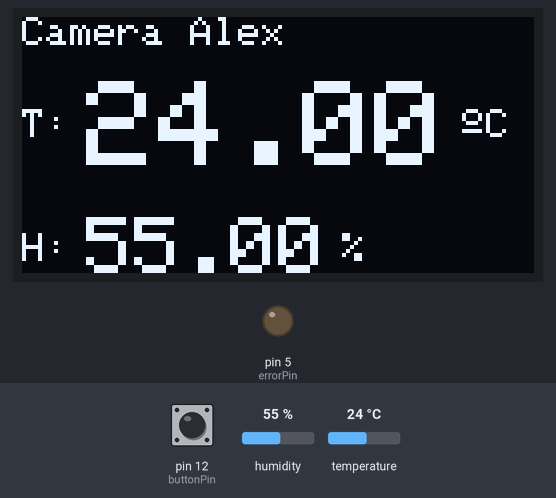
Bench run of a sketch on a simulated Arduino Uno, built with avr-gcc and run on an emulated ATmega328P. Parts: 128×64 one-colour display, output pins drawn as LEDs (lit = HIGH). The test bench sets the inputs (shaded band); at power-on: humidity 55 %, pin 12 (buttonPin) LOW, temperature 24 °C. The modem accepts every AT command (registered, SIM ready, sends succeed) and sends nothing else; what the sketch prints to the serial monitor is not drawn.

Above: at 5.8 s.
5.9 s: humidity set to 22 %
At 12.6 s:
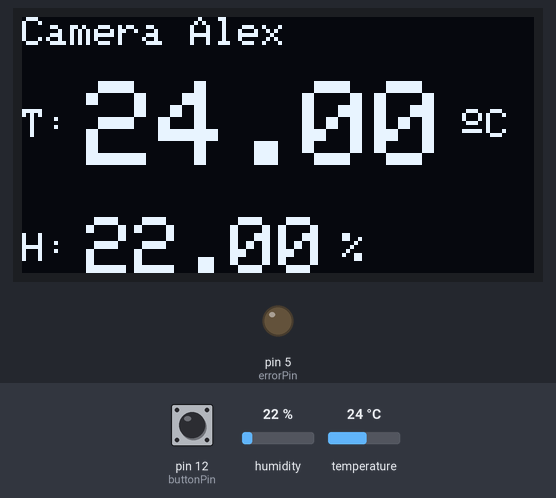
13.6 s: pin 12 (buttonPin) pulled HIGH for 1 s
At 15.5 s:
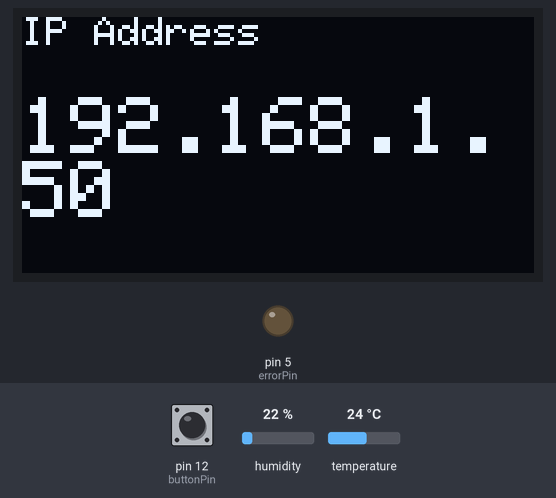
16.1 s: pin 12 (buttonPin) pulled HIGH for 0.15 s
At 16.9 s:
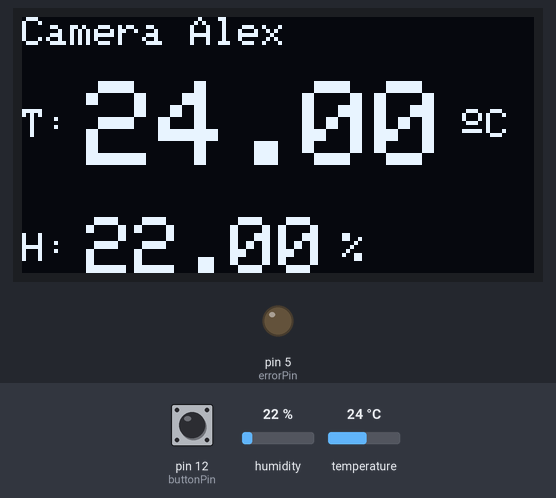
17.7 s: temperature set to 12 °C
At 18.6 s:
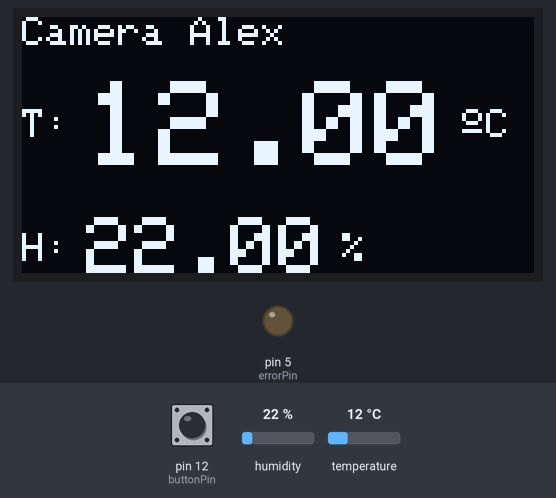
19.7 s: humidity set to 40 %
At 21.4 s:
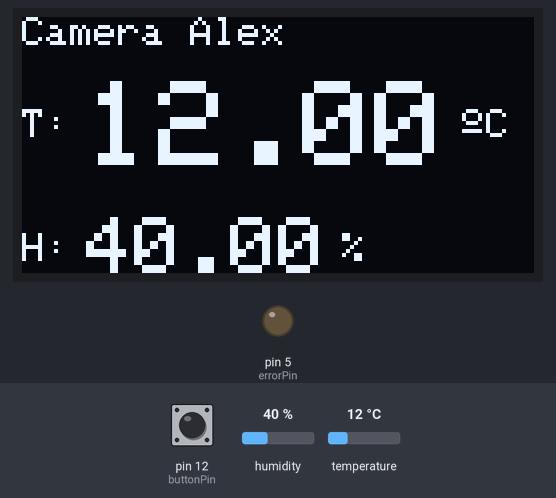
21.8 s: temperature set to 19 °C
At 23.1 s:
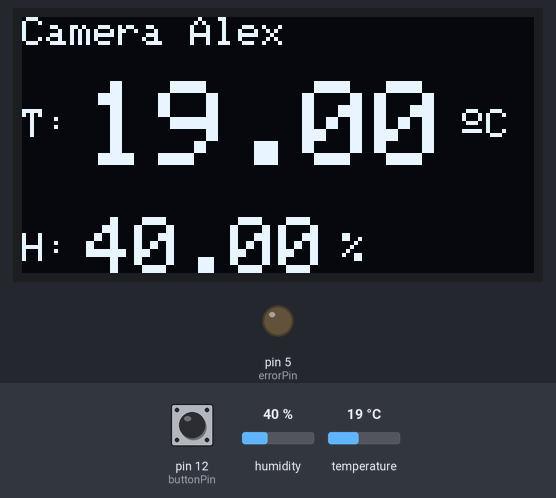
Timing chart, 0 to 24.8 s (numbered marks = the images above; inputs shaded):
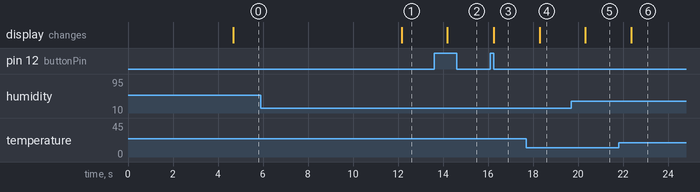

The sketch:

arduinoSensor.ino
```cpp
#include <SPI.h>
#include <Wire.h>
#include <Adafruit_GFX.h>
#include <Adafruit_SSD1306.h>
#include "DHT.h"
#include <SoftwareSerial.h>

#define room  "Camera Alex"
#define roomNumber 01
#define server "192.168.1.182"

/*------------------------
        DISPLAY
------------------------*/
#define SCREEN_WIDTH 128
#define SCREEN_HEIGHT 64
#define OLED_RESET     -1
#define SCREEN_ADDRESS 0x3C
Adafruit_SSD1306 display(SCREEN_WIDTH, SCREEN_HEIGHT, &Wire, OLED_RESET);

/*------------------------
    TEMPERATURE SENSOR
------------------------*/
#define DHTPIN 8
#define DHTTYPE DHT22
DHT dht(DHTPIN, DHTTYPE);

/*------------------------
        BUTTON
------------------------*/
#define buttonPin 12
int displayScreen; //variable to choose display screen

/*------------------------
        Wi-Fi
------------------------*/
#define wifiTX 3
#define wifiRX 2
SoftwareSerial espSerial =  SoftwareSerial(wifiTX,wifiRX);
#include "private.h" //import wifi settings
char wifiReply[50];
char ip[16];

/*------------------------
        ERROR LED
------------------------*/
#define errorPin 5

/*------------------------
        CRON
------------------------*/
long previousMillis = 0;
long interval = 3600000;

void setup()
{
    Serial.begin(9600);

    /*------------------------
            ERROR LED
    ------------------------*/
    pinMode(errorPin, OUTPUT);

    /*------------------------
            Wi-Fi
    ------------------------*/
    espSerial.begin(9600);

    delay(2000);

    //reset
    espSerial.print(F("AT+RST\r\n"));
    getResponse(true, false);

    delay(2000);

    //change mode
    espSerial.print(F("AT+CWMODE=1\r\n"));
    getResponse(true, false);

    //connect to wifi
    espSerial.print(F("AT+CWJAP=\""));
    espSerial.print(F(wifiName));
    espSerial.print(F("\",\""));
    espSerial.print(F(wifiPassword));
    espSerial.print(F("\"\r\n"));
    getResponse(true, false);

    //ip
    espSerial.print(F("AT+CIFSR\r\n"));
    getResponse(true, true);

    bool memorize = false;
    int c = 0;
    for(int i=0; i<strlen(wifiReply); i++){
        if(wifiReply[i]=='S' && wifiReply[i+1]=='T' && wifiReply[i+2]=='A' && wifiReply[i+3]=='I' && wifiReply[i+4]=='P'){
            memorize = true;
        }

        if(memorize){
            if(wifiReply[i+8-1]!='"' && c<15){
                ip[c] = wifiReply[i+8-1];
                c++;
            }
            else
                memorize = false;
        }
    }

    //configure for single connections
    espSerial.print(F("AT+CIPMUX=0\r\n"));
    getResponse(true, false);

    /*------------------------
            DISPLAY
    ------------------------*/
    if(!display.begin(SSD1306_SWITCHCAPVCC, SCREEN_ADDRESS)) {
        Serial.println(F("SSD1306 allocation failed"));
        digitalWrite(errorPin, HIGH);
        for(;;); //if connection failed, stop
    }

    displayLayout0();
    displayScreen = 0;

    /*------------------------
        TEMPERATURE SENSOR
    ------------------------*/
    dht.begin();

    /*------------------------
            BUTTON
    ------------------------*/
    pinMode(buttonPin, INPUT);

    Serial.println(F("Ready!"));
}

void loop()
{
    //read from sensors
    float humidity = dht.readHumidity();
    float temperature = dht.readTemperature();

    //button setting
    bool buttonPressed = digitalRead(buttonPin);
    if(buttonPressed){
        displayScreen += 1;
        if(displayScreen>1) //numbers of screens
            displayScreen=0;
        Serial.println(F("Button pressed"));
    }

    //display screens
    switch(displayScreen){
        case 0:
            displayLayout0();
            //display temperature
            display.setTextSize(3);
            display.setCursor(16, 16);
            display.print(temperature);
            //display humidity
            display.setTextSize(2);
            display.setCursor(16, 50);
            display.print(humidity);
            break;
        case 1:
            display.clearDisplay();
            display.setCursor(0, 0);
            display.setTextSize(1);
            display.print(F("IP Address"));
            display.setTextSize(2);
            display.setCursor(0, 20);
            display.print(ip);
            display.display();
            break;
    }
    display.display();

    //serial output
    Serial.print(temperature);
    Serial.print(F(" °C - "));
    Serial.print(humidity);
    Serial.println(F(" %"));

    //errors control
    if(isnan(humidity) || isnan(temperature)){
        //reading error
        Serial.println(F("Reading error"));

        display.clearDisplay();
        display.setCursor(0, 0);
        display.print(F("Reading error"));
        display.display();
    }

    //cron
    long currentMillis = millis();

    //Wi-Fi comunication
    if(((currentMillis - previousMillis >= interval) || currentMillis <= 10000) && !isnan(humidity) && !isnan(temperature)){

        previousMillis = currentMillis;

        espSerial.print(F("AT+CIPSTART=\"TCP\",\""));
        espSerial.print(F(server));
        espSerial.print(F("\",80\r\n"));
        getResponse(true, false);

        espSerial.print(F("AT+CIPSEND="));
        espSerial.print(76); //length of GET request
        espSerial.print(F("\r\n"));
        getResponse(true, false);

        espSerial.print("GET /update.php?room=");
        espSerial.print(roomNumber);
        espSerial.print("&t=");
        espSerial.print(temperature);
        espSerial.print("&h=");
        espSerial.print(humidity);
        espSerial.print(" HTTP/1.0\r\n\r\n\r\nHost: ");
        espSerial.print(server);
        espSerial.print("\r\n\r\n\r\n");
        getResponse(false, false);

    }

    delay(2000);
}

void displayLayout0(){
    //function to set layout of screen 0
    display.clearDisplay();
    display.setTextSize(1);
    display.setTextColor(WHITE);
    display.setCursor(0, 0);
    display.print(room);

    display.setTextSize(1);
    display.setCursor(0, 23);
    display.print(F("T: "));
    display.setCursor(0, 54);
    display.print(F("H: "));

    display.setTextSize(1);
    display.setCursor(110, 23);
    display.cp437(true);
    display.write(167);
    display.print(F("C"));

    display.setTextSize(1);
    display.setCursor(80, 54);
    display.print(F("%"));
}

void getResponse(bool control, bool memorize){
    //bool control: true wait "OK"; false dont't wait
    //bool memorize: true store message in wifiReply; false not
    long int time = millis();
    bool success = false;
    short c = 0;
    short wait;
    if(control)
        wait = 10000;
    else
        wait = 5000;
    while((time + wait) > millis()){
        char text[4];
        while(espSerial.available()){
            text[0] = text[1];
            text[1] = text[2];
            text[2] = text[3];
            text[3] = espSerial.read();
            Serial.print(text[3]);

            if(memorize && c<50){
                wifiReply[c] = text[3];
                c++;
            }

            if(control && text[0]=='O' && text[1]=='K' && text[2]=='\r' && text[3]=='\n')
                success = true;

        }
        if(success)
            break;
    }
    if(control && !success){
        Serial.println(F("\n---ERROR---"));
        digitalWrite(errorPin, HIGH);
    }
    Serial.println(F("\n------------------------------"));
    delay(100);
}
```

private.h
```cpp
#define wifiName  "SSID"
#define wifiPassword  "PASSWORD"
```

Measured:
- after the input at 5.9 s, the display: changes after 6.3 s (image 1)
- after the input at 13.6 s, the display: changes after 0.59 s (image 2)
- after the input at 16.1 s, the display: changes after 0.15 s (image 3)
- after the input at 17.7 s, the display: changes after 0.59 s (image 4)
- after the input at 19.7 s, the display: changes after 0.63 s (image 5)
- after the input at 21.8 s, the display: changes after 0.56 s (image 6)
